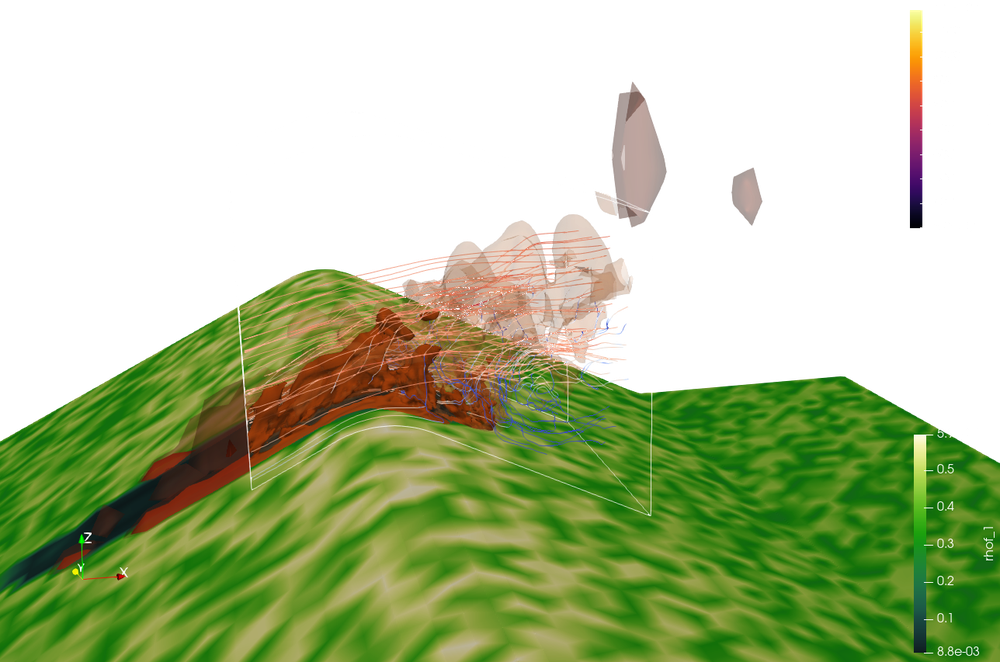
#> input picture bench/PacificVis/cs2-wildfire/Test4/figures/animation.0044.png, 1000 x 662 px, shrunk from 1288 x 853 before the run
$ python teaser_background.py ../figures/animation.0044.png ../figures/teaser_paraview.png
#> lines starting #> are read from the running program, lines starting #| are printed output that depends on the picture
#!/usr/bin/env python3
"""Teaser image: composite ParaView's transparent-background screenshot onto #1d1d1d.

    python teaser_background.py ../figures/animation.0044.png ../figures/teaser_paraview.png

The screenshot (timestep 44, saved from ParaView with a transparent background)
is composited as premultiplied alpha (ParaView blends colour over black and keeps
coverage in alpha): out = rgb + bg*(1-a). Over black this is the screenshot itself.
"""
import sys
import numpy as np
import matplotlib.image as mpimg

src, out = sys.argv[1:3]
BG = np.array([0x1d, 0x1d, 0x1d]) / 255
a = mpimg.imread(src)
#> a is the input picture: shape (662, 1000, 4) float32; mean R, G, B, A 0.208, 0.264, 0.0952, 0.48
rgb, al = a[..., :3], a[..., 3:4]
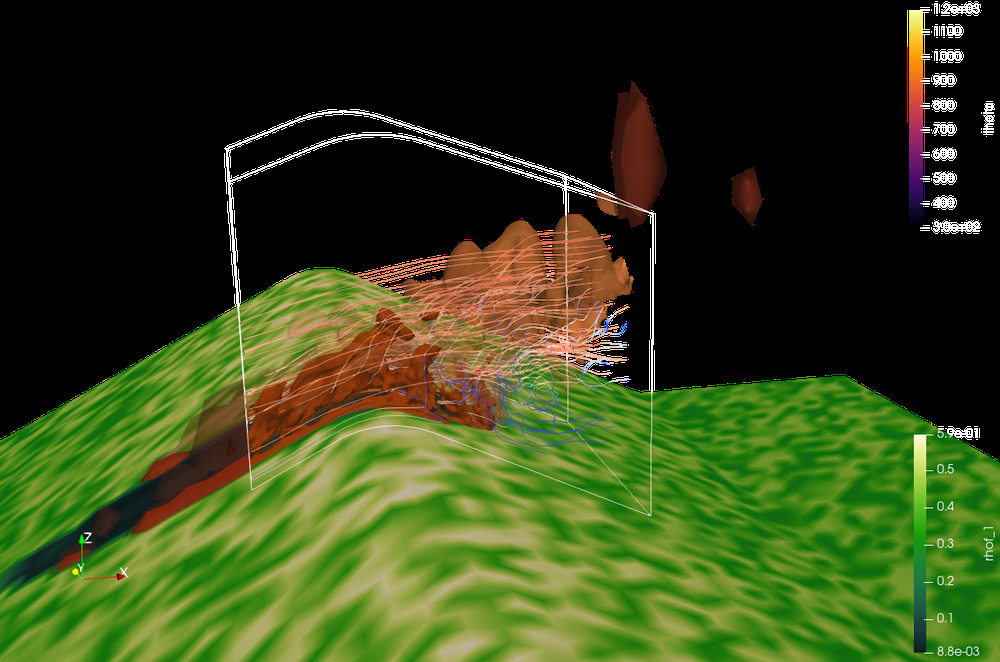
#> rgb: shape (662, 1000, 3) float32; mean R, G, B 0.208, 0.264, 0.0952
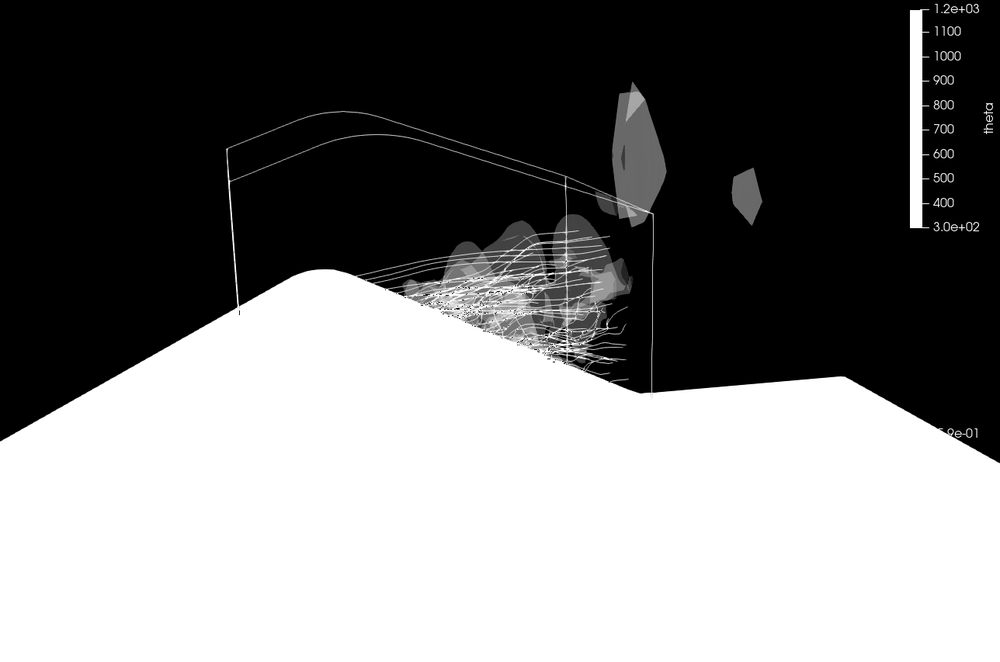
#> al: shape (662, 1000, 1) float32; min 0, max 1, mean 0.48
mpimg.imsave(out, np.clip(rgb + BG * (1 - al), 0, 1))
print(out)
